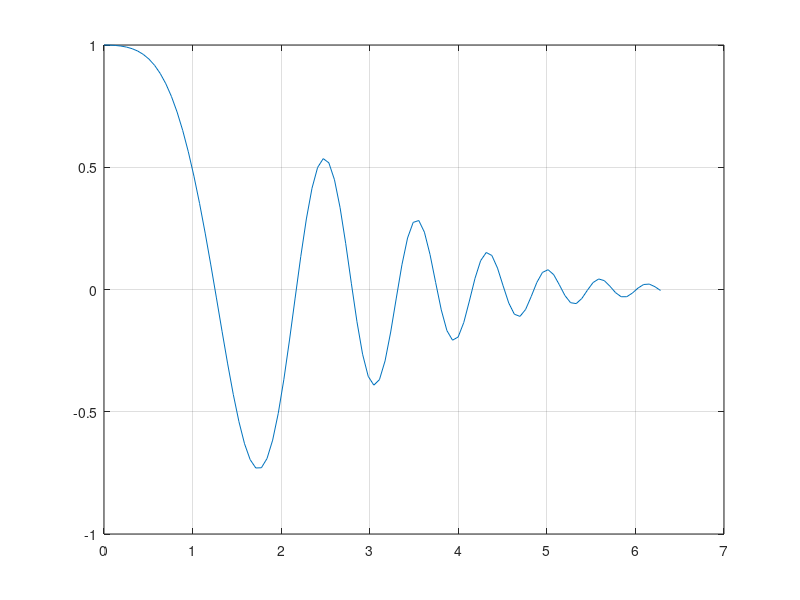

MATLAB code to generate this figure: (Note: this script raises an error after producing the figure.)
%% 1_a
clear;
u = 0.1;
a = 0;
b = 2*pi;
x = linspace(a, b, 100);
F = @(x)exp(-u*x.*x).*cos(x.*x);
y = F(x);
plot(x, y);
hold on;
grid on;
xr = ginput(2);
[x_min, y_min] = fminbnd(F, xr(1, 1), xr(2, 1));
plot(x_min, y_min, 'r.', 'MarkerSize', 20);
plot(xr(1, 1), xr(1, 2), 'k.', 'MarkerSize', 10);
plot(xr(2, 1), xr(2, 2), 'k.', 'MarkerSize', 10);
line([xr(1, 1) xr(2, 1)], [xr(1, 2)  xr(2, 2)], 'Color', 'Black')

%% 1_b
clear;
a = 0;
b = 2*pi/3;
a1 = 1;
b1 = 2;
x = linspace(a, b, 100);
F = @(x)1./((a1.*cos(x)+b1.*sin(x)).^2);
y = F(x);
plot(x, y);
hold on;
grid on;
xr = ginput(2);
[x_min, y_min] = fminbnd(F, xr(1, 1), xr(2, 1));
plot(x_min, y_min, 'r.', 'MarkerSize', 20);
plot(xr(1, 1), xr(1, 2), 'k.', 'MarkerSize', 10);
plot(xr(2, 1), xr(2, 2), 'k.', 'MarkerSize', 10);
line([xr(1, 1) xr(2, 1)], [xr(1, 2)  xr(2, 2)], 'Color', 'Black')

%% 1_c
clear;
a = 0;
b = 4;
x = linspace(a, b, 100);
F = @(x)2-abs(x).*exp(1).^(-abs(x-1));
y = F(x);
plot(x, y);
hold on;
grid on;
xr = ginput(2);
[x_min, y_min] = fminbnd(F, xr(1, 1), xr(2, 1));
plot(x_min, y_min, 'r.', 'MarkerSize', 20);
plot(xr(1, 1), xr(1, 2), 'k.', 'MarkerSize', 10);
plot(xr(2, 1), xr(2, 2), 'k.', 'MarkerSize', 10);
line([xr(1, 1) xr(2, 1)], [xr(1, 2)  xr(2, 2)], 'Color', 'Black')

%% 1_d

%% 1_e

%% 2_a
clear;
xr = [0 -0.2; 1 -0.2];
global par_a;
hold on;
grid on;
for par_a = 1:1:8
x = linspace(0, 1, 100);
y = fun_a(x);
plot(x, y);
[x_min, y_min] = fminbnd(@fun_a, xr(1, 1), xr(2, 1));
plot(x_min, y_min, 'r.', 'MarkerSize', 20);
end
plot(xr(1, 1), xr(1, 2), 'k.', 'MarkerSize', 10);
plot(xr(2, 1), xr(2, 2), 'k.', 'MarkerSize', 10);
line([xr(1, 1) xr(2, 1)], [xr(1, 2)  xr(2, 2)], 'Color', 'Black');

%% 2_b
clear;
xr = [0 0.1; 1 0.1];
global par_b1;
global par_b2;
hold on;
grid on;
par_bM = linspace(1, 0, 8);
for par_b = 1:1:8
    par_b1 = par_b;
    par_b2 = par_bM(par_b);
    x = linspace(0, 1, 100);
    y = fun_b(x);
    plot(x, y);
    [x_min, y_min] = fminbnd(@fun_b, xr(1, 1), xr(2, 1));
    plot(x_min, y_min, 'r.', 'MarkerSize', 20);
end
plot(xr(1, 1), xr(1, 2), 'k.', 'MarkerSize', 10);
plot(xr(2, 1), xr(2, 2), 'k.', 'MarkerSize', 10);
line([xr(1, 1) xr(2, 1)], [xr(1, 2)  xr(2, 2)], 'Color', 'Black');

%% 2_c
clear;
xr = [0 0.1; 1 0.1];
global par_c1;
global par_c2;
hold on;
grid on;
par_cM = linspace(1, 0, 8);
for par_c = 1:1:8
    par_c1 = par_c;
    par_c2 = par_cM(par_c);
    x = linspace(0, 1, 100);
    y = fun_c(x);
    plot(x, y);
    [x_min, y_min] = fminbnd(@fun_c, xr(1, 1), xr(2, 1));
    plot(x_min, y_min, 'r.', 'MarkerSize', 20);
end
plot(xr(1, 1), xr(1, 2), 'k.', 'MarkerSize', 10);
plot(xr(2, 1), xr(2, 2), 'k.', 'MarkerSize', 10);
line([xr(1, 1) xr(2, 1)], [xr(1, 2)  xr(2, 2)], 'Color', 'Black');

%% 3
clear;
u = 0.1;
a = 0;
b = 2*pi;
x = linspace(a, b, 100);
F = @(x)exp(-u*x.*x).*cos(x.*x);
y = F(x);
plot(x, y);
hold on;
grid on;
xr = ginput(1);
[x_min, y_min] = fminsearch(F, xr(1)) ;
plot(x_min, y_min, 'r.', 'MarkerSize', 20);
plot(xr(1, 1), xr(1, 2), 'k.', 'MarkerSize', 20);

%% 4
clear;
u = 0.1;
a = 0;
b = 2*pi;
x = linspace(a, b, 100);
F = exp(-u*x.*x).*cos(x.*x);
TF = islocalmin(F);
plot(x, F);
hold on;
grid on;
plot(x(TF), F(TF), 'r.', 'MarkerSize', 20);

%% 5

%% 6

%%
function f = fun_a(x)
global par_a;
f = (x.^par_a).*log(x);
end

function f = fun_b(x)
global par_b1;
global par_b2;
f = (x.^(par_b1)).*(exp(1).^(-par_b2.*x));
end

function f = fun_c(x)
global par_c1;
global par_c2;
f = (x.^(par_c1)).*((1-x).^par_c2);
end